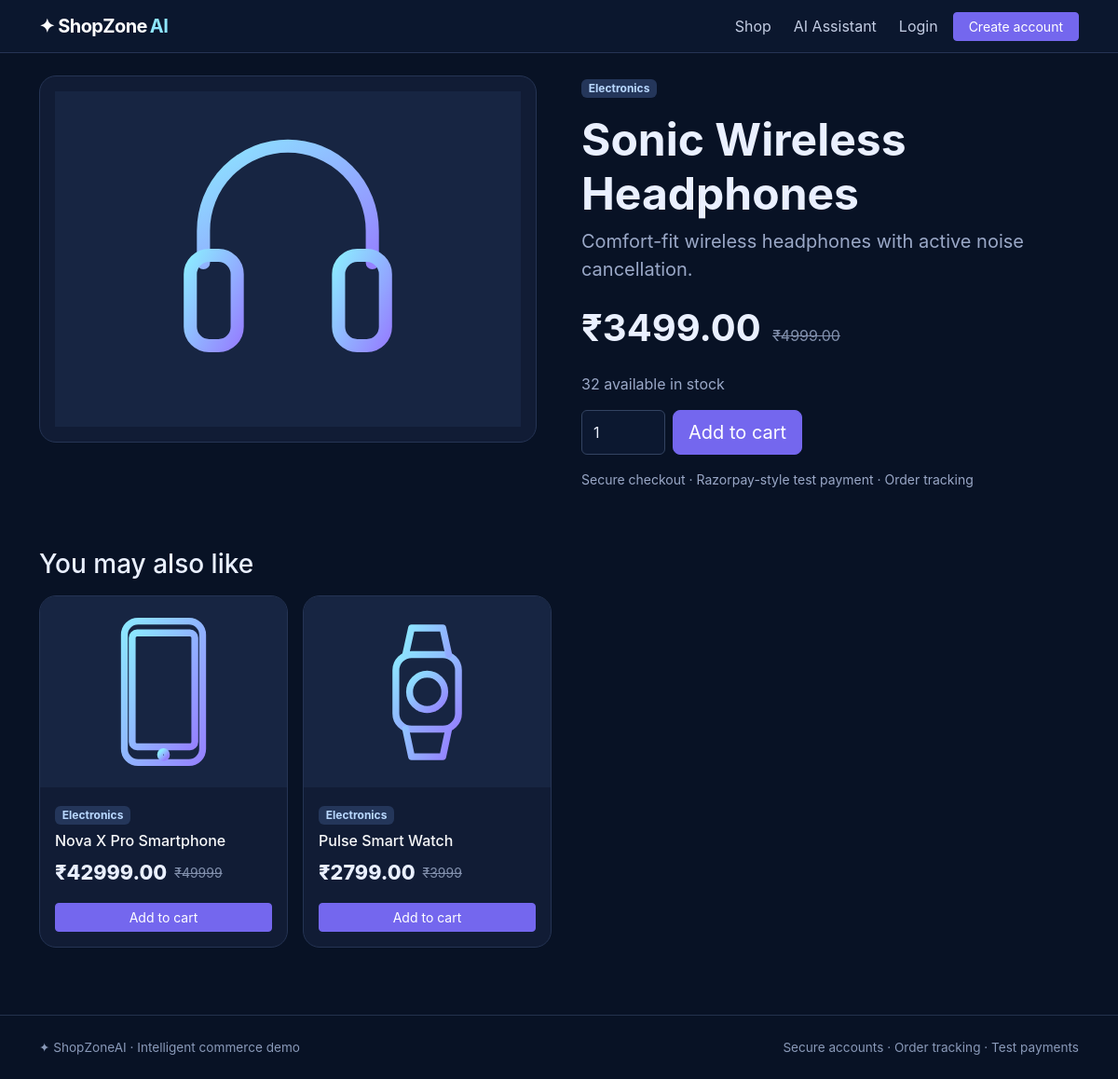
The app's page /product/2 with its own data.
### app.py (models this page shows)
class Product(db.Model):
    id = db.Column(db.Integer, primary_key=True)
    name = db.Column(db.String(140), nullable=False)
    category = db.Column(db.String(70), nullable=False, default='General')
    description = db.Column(db.Text, nullable=False, default='')
    price = db.Column(db.Numeric(12,2), nullable=False, default=0)
    compare_price = db.Column(db.Numeric(12,2), default=0)
    stock = db.Column(db.Integer, nullable=False, default=0)
    image = db.Column(db.String(255), default='')
    active = db.Column(db.Boolean, default=True)
    featured = db.Column(db.Boolean, default=False)
    created_at = db.Column(db.DateTime, default=datetime.utcnow)

### app.py (the view)
@app.route('/product/<int:pid>')
def product_detail(pid):
    p=Product.query.filter_by(id=pid,active=True).first_or_404()
    related=Product.query.filter(Product.category==p.category,Product.id!=p.id,Product.active==True).limit(4).all()
    return render_template('product.html',p=p,related=related)

### app.py (called while the page is built)
def current_user():
    uid = session.get('user_id')
    return db.session.get(User, uid) if uid else None

@app.context_processor
def inject_globals():
    u = current_user()
    count = CartItem.query.filter_by(user_id=u.id).count() if u and u.role == 'user' else 0
    return {'current_user':u, 'cart_count':count, 'currency':os.getenv('CURRENCY','INR')}

### templates/product.html
{% extends 'base.html' %}{% block content %}<div class="row g-5"><div class="col-lg-6"><div class="panel p-3"><img class="product-img large" src="{{ url_for('static',filename=p.image or 'phone.svg') }}" onerror="this.src='{{ url_for('static',filename='phone.svg') }}'"></div></div><div class="col-lg-6 align-self-center"><span class="badge badge-soft">{{ p.category }}</span><h1 class="display-5 fw-bold mt-3">{{ p.name }}</h1><p class="muted fs-5">{{ p.description }}</p><div class="my-4"><span class="display-6 fw-bold">₹{{ '%.2f'|format(p.price) }}</span> {% if p.compare_price>p.price %}<span class="strike ms-2">₹{{ '%.2f'|format(p.compare_price) }}</span>{% endif %}</div><p class="muted">{{ p.stock }} available in stock</p><form method="post" action="{{ url_for('cart_add',pid=p.id) }}" class="d-flex gap-2"><input class="form-control" style="max-width:90px" type="number" name="quantity" min="1" max="{{ p.stock }}" value="1"><button class="btn btn-primary btn-lg" {% if p.stock<1 %}disabled{% endif %}>Add to cart</button></form><p class="muted small mt-3">Secure checkout · Razorpay-style test payment · Order tracking</p></div></div>{% if related %}<h3 class="mt-5 mb-3">You may also like</h3><div class="row g-3">{% for p in related %}<div class="col-6 col-lg-3">{% include 'product_card.html' %}</div>{% endfor %}</div>{% endif %}{% endblock %}

### templates/product_card.html
<div class="product-card"><a href="{{ url_for('product_detail',pid=p.id) }}"><img class="product-img" src="{{ url_for('static',filename=p.image if p.image else 'phone.svg') }}" onerror="this.src='{{ url_for('static',filename='phone.svg') }}'"></a><div class="p-3"><span class="badge badge-soft mb-2">{{ p.category }}</span><a class="text-decoration-none text-light" href="{{ url_for('product_detail',pid=p.id) }}"><h6 class="mb-2">{{ p.name }}</h6></a><div class="d-flex align-items-center gap-2 mb-3"><span class="price">₹{{ '%.2f'|format(p.price) }}</span>{% if p.compare_price and p.compare_price>p.price %}<small class="strike">₹{{ '%.0f'|format(p.compare_price) }}</small>{% endif %}</div><form method="post" action="{{ url_for('cart_add',pid=p.id) }}"><button class="btn btn-primary btn-sm w-100" {% if p.stock<1 %}disabled{% endif %}>{{ 'Add to cart' if p.stock else 'Out of stock' }}</button></form></div></div>

### static/style.css (style rules this page uses)
:root { --ink:#eaf0ff;--muted:#9aa8c7;--panel:#111c35;--line:#253454;--accent:#8b7cff }
* { box-sizing:border-box }
body { background:#081225;color:var(--ink);min-height:100vh;font-family:Inter,ui-sans-serif,system-ui,-apple-system,"Segoe UI",sans-serif }
.muted { color:var(--muted) }
.panel,.product-card,.stat-card,.admin-side { background:var(--panel);border:1px solid var(--line);border-radius:18px }
.product-card { overflow:hidden;height:100%;transition:.2s }
.product-img { height:205px;width:100%;object-fit:contain;background:#172542;padding:18px }
.product-img.large { height:360px }
.btn-primary { background:#7467ee;border-color:#7467ee }
.form-control,.form-select { background:#0c1830;border-color:#334361;color:#edf2ff }
.form-control::placeholder { color:#71809f }
.badge-soft { background:#24365a;color:#b9d8ff }
.price { font-size:1.35rem;font-weight:800 }
.strike { color:#8290ad;text-decoration:line-through }

### records on screen
Product: image (picture), category "Electronics", name "Sonic Wireless Headphones", description "Comfort-fit wireless headphones with active noise cancellation.", price "3499.00", compare_price "4999.00", stock "32"
Product: image (picture), category "Electronics", name "Nova X Pro Smartphone", price "42999.00", compare_price "49999", stock "Add to cart"
Product: image (picture), category "Electronics", name "Pulse Smart Watch", price "2799.00", compare_price "3999", stock "Add to cart"
